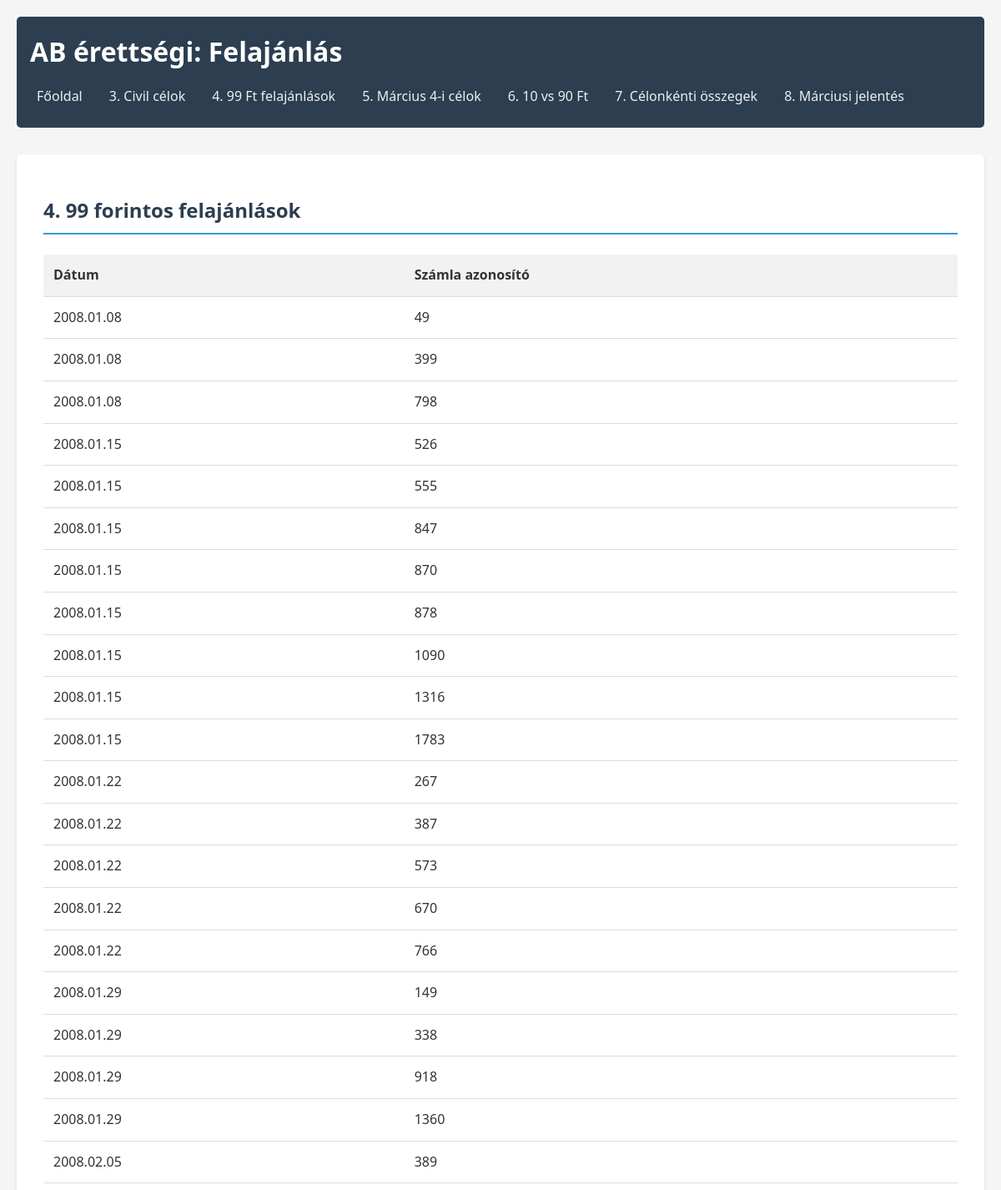
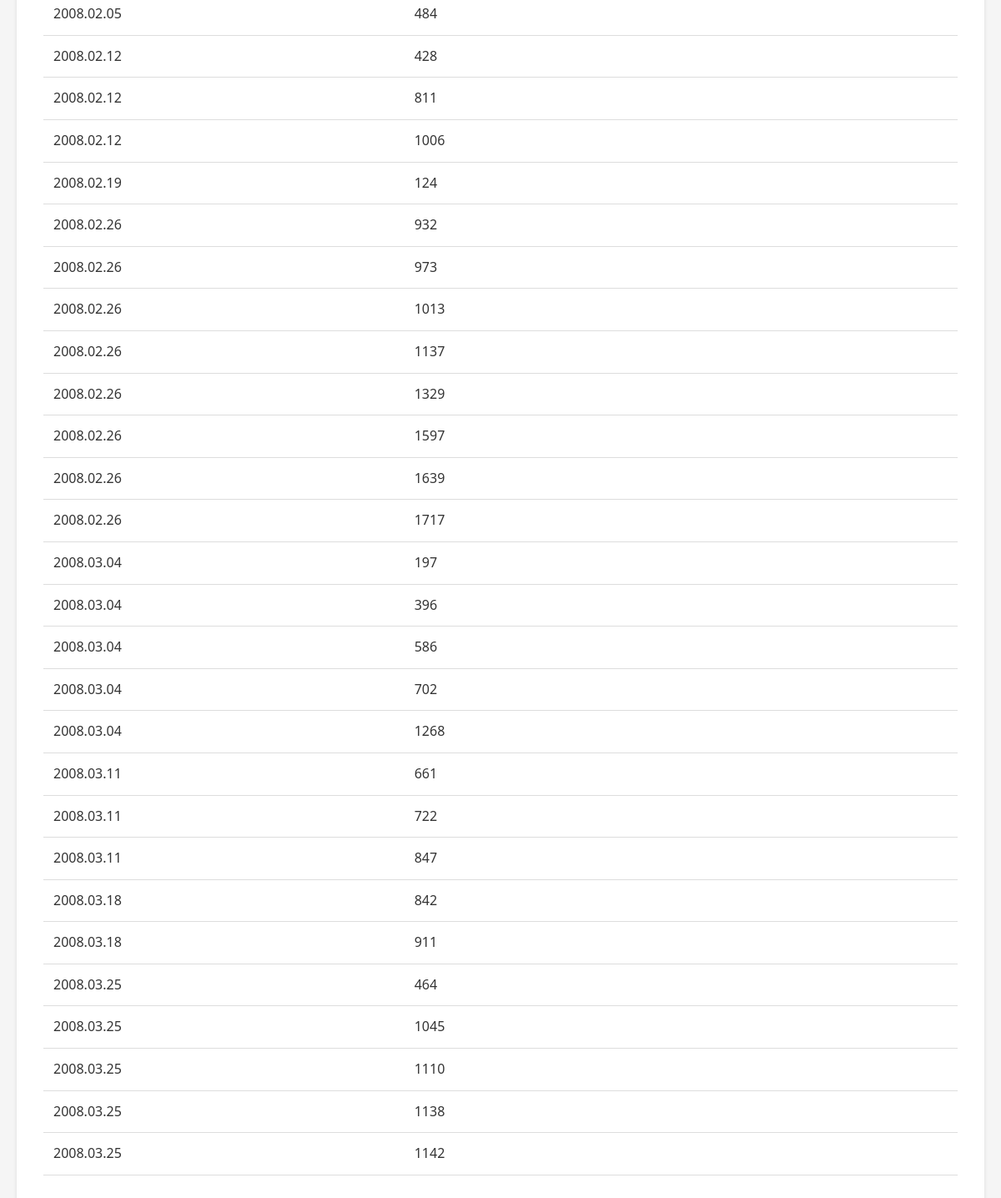
The page /4legtobb/ on the database its author committed (2 pictures, top to bottom).
### felajanlasok/models.py (models this page shows, shortened)
class Felajanlas(models.Model):
    az = models.AutoField(primary_key=True, verbose_name="Azonosító")
    datum = models.DateField(verbose_name="Dátum")
    celaz = models.ForeignKey(
        Cel, on_delete=models.CASCADE, verbose_name="Cél", related_name="felajanlasok")
    szamlaaz = models.IntegerField(verbose_name="Számla azonosító")
    osszeg = models.IntegerField(verbose_name="Összeg")
    class Meta:
        verbose_name = "Felajánlás"
        verbose_name_plural = "Felajánlások"
        ordering = ['datum', 'szamlaaz']

### felajanlasok/views.py (the view)
# urls.py: path('4legtobb/', views.task4_legtobb, name='task4_legtobb'),
def task4_legtobb(request):
    donations_99 = Felajanlas.objects.filter(
        osszeg=99).order_by('datum', 'szamlaaz')
    context = {'donations': donations_99,
               'title': '4. 99 forintos felajánlások'}
    return render(request, 'felajanlasok/task4_legtobb.html', context)

### felajanlasok/templates/felajanlasok/task4_legtobb.html (shortened to what this page needs)
{% extends 'felajanlasok/base.html' %}
{% block content %}
<div class="task-result">
    <h2>{{ title }}</h2>
    {% if donations %}
    <table>
        <thead>
            <tr>
                <th>Dátum</th>
                <th>Számla azonosító</th>
            </tr>
        </thead>
        <tbody>
            {% for donation in donations %}
            <tr>
                <td>{{ donation.datum|date:"Y.m.d" }}</td>
                <td>{{ donation.szamlaaz }}</td>
            </tr>
            {% endfor %}
        </tbody>
    </table>
    {% else %}
    <p class="no-data">Nincsenek 99 forintos felajánlások az adatbázisban.</p>
    {% endif %}
</div>
{% endblock %}

### felajanlasok/templates/felajanlasok/base.html (shortened to what this page needs)
{% load static %}
<!DOCTYPE html>
<html lang="hu">
<head>
    <link rel="stylesheet" href="{% static 'style.css' %}">
</head>
<body>
    <header>
        <h1>AB érettségi: Felajánlás</h1>
        <nav>
            <ul>
                <li><a href="{% url 'index' %}">Főoldal</a></li>
                <li><a href="{% url 'task3_civil' %}">3. Civil célok</a></li>
                <li><a href="{% url 'task4_legtobb' %}">4. 99 Ft felajánlások</a></li>
                <li><a href="{% url 'task5_marc4' %}">5. Március 4-i célok</a></li>
                <li><a href="{% url 'task6_hanyszor' %}">6. 10 vs 90 Ft</a></li>
                <li><a href="{% url 'task7_celonkent' %}">7. Célonkénti összegek</a></li>
                <li><a href="{% url 'task8_marcius' %}">8. Márciusi jelentés</a></li>
            </ul>
        </nav>
    </header>
    <main>
        <div class="content">
            {% block content %}{% endblock %}
        </div>
    </main>
</body>
</html>

### felajanlasok/static/style.css (style rules this page uses)
* { margin: 0; padding: 0; box-sizing: border-box; }
body { font-family: 'Segoe UI', Tahoma, Geneva, Verdana, sans-serif; line-height: 1.6; color: #333; background-color: #f5f5f5; max-width: 1200px; margin: 0 auto; padding: 20px; }
header { background-color: #2c3e50; color: #fff; padding: 1rem; border-radius: 5px; margin-bottom: 2rem; }
header h1 { margin-bottom: 1rem; }
nav ul { display: flex; flex-wrap: wrap; list-style: none; }
nav ul li { margin-right: 1rem; margin-bottom: 0.5rem; }
nav ul li a { color: #ecf0f1; text-decoration: none; padding: 0.5rem; border-radius: 3px; transition: background-color 0.3s; }
main { background-color: #fff; padding: 2rem; border-radius: 5px; box-shadow: 0 2px 5px rgba(0, 0, 0, 0.1); }
.content { margin-top: 1rem; }
table { width: 100%; border-collapse: collapse; margin: 1.5rem 0; }
table th, table td { padding: 0.75rem; text-align: left; border-bottom: 1px solid #ddd; }
table th { background-color: #f2f2f2; font-weight: bold; }
.task-result h2 { margin-bottom: 1.5rem; color: #2c3e50; border-bottom: 2px solid #3498db; padding-bottom: 0.5rem; }

### rows shown on the page
Felajanlas: datum "2008.01.08", szamlaaz "49"
Felajanlas: datum "2008.01.08", szamlaaz "399"
Felajanlas: datum "2008.01.08", szamlaaz "798"
Felajanlas: datum "2008.01.15", szamlaaz "526"
Felajanlas: datum "2008.01.15", szamlaaz "555"
Felajanlas: datum "2008.01.15", szamlaaz "847"
Felajanlas: datum "2008.01.15", szamlaaz "870"
Felajanlas: datum "2008.01.15", szamlaaz "878"
Felajanlas: datum "2008.01.15", szamlaaz "1090"
Felajanlas: datum "2008.01.15", szamlaaz "1316"
Felajanlas: datum "2008.01.15", szamlaaz "1783"
Felajanlas: datum "2008.01.22", szamlaaz "267"
Felajanlas: datum "2008.01.22", szamlaaz "387"
Felajanlas: datum "2008.01.22", szamlaaz "573"
Felajanlas: datum "2008.01.22", szamlaaz "670"
Felajanlas: datum "2008.01.22", szamlaaz "766"
Felajanlas: datum "2008.01.29", szamlaaz "149"
Felajanlas: datum "2008.01.29", szamlaaz "338"
Felajanlas: datum "2008.01.29", szamlaaz "918"
Felajanlas: datum "2008.01.29", szamlaaz "1360"
Felajanlas: datum "2008.02.05", szamlaaz "389"
Felajanlas: datum "2008.02.05", szamlaaz "484"
Felajanlas: datum "2008.02.12", szamlaaz "428"
Felajanlas: datum "2008.02.12", szamlaaz "811"
Felajanlas: datum "2008.02.12", szamlaaz "1006"
Felajanlas: datum "2008.02.19", szamlaaz "124"
Felajanlas: datum "2008.02.26", szamlaaz "932"
Felajanlas: datum "2008.02.26", szamlaaz "973"
Felajanlas: datum "2008.02.26", szamlaaz "1013"
Felajanlas: datum "2008.02.26", szamlaaz "1137"
Felajanlas: datum "2008.02.26", szamlaaz "1329"
Felajanlas: datum "2008.02.26", szamlaaz "1597"
Felajanlas: datum "2008.02.26", szamlaaz "1639"
Felajanlas: datum "2008.02.26", szamlaaz "1717"
Felajanlas: datum "2008.03.04", szamlaaz "197"
Felajanlas: datum "2008.03.04", szamlaaz "396"
Felajanlas: datum "2008.03.04", szamlaaz "586"
Felajanlas: datum "2008.03.04", szamlaaz "702"

### other values the page prints
{{ title }} "4. 99 forintos felajánlások"
